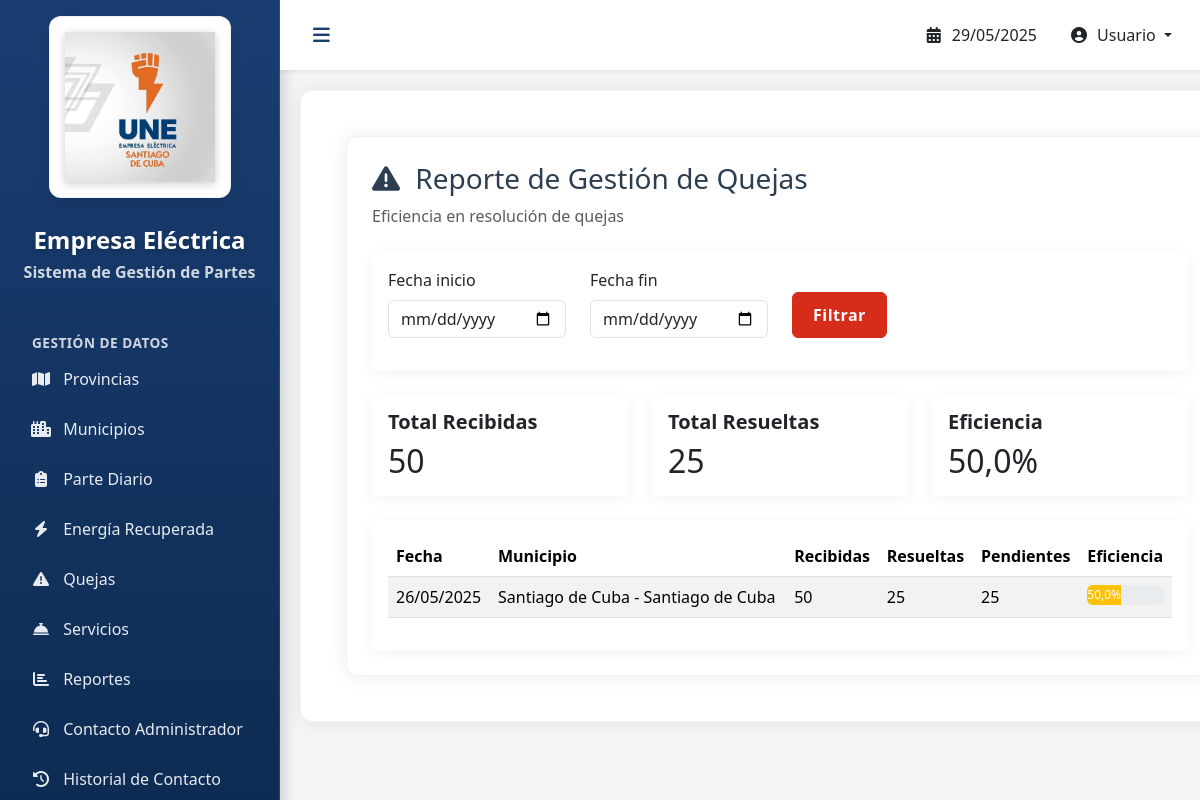
Page /reportes/quejas/ on the committed database.
### ParteDiario/models.py (models this page shows, shortened)
class Municipio(models.Model):
    provincia = models.ForeignKey(Provincia, on_delete=models.CASCADE, null=True)
    nombre = models.CharField(max_length=50, unique=True)
    def __str__(self):
        return f"{self.provincia} - {self.nombre}"

class ParteDiario(models.Model):
    fecha = models.DateField(auto_now_add=True)
    usuario = models.ForeignKey(User, on_delete=models.CASCADE)
    municipio = models.ForeignKey(Municipio, on_delete=models.CASCADE)

class Provincia(models.Model):
    nombre = models.CharField(max_length=50, unique=True, null=True)
    def __str__(self):
        return f"{self.nombre}"

### ParteDiario/views.py (the view)
# urls.py: path('reportes/quejas/', views.reporte_quejas, name='reporte-quejas'),
def reporte_quejas(request):
    fecha_inicio = request.GET.get('fecha_inicio')
    fecha_fin = request.GET.get('fecha_fin')
    partes = ParteDiario.objects.all()
    if fecha_inicio and fecha_fin:
        partes = partes.filter(fecha__range=[fecha_inicio, fecha_fin])
    datos_quejas = []
    for parte in partes:
        queja = Queja.objects.filter(parte=parte).first()
        if queja:
            porcentaje = (queja.resueltas / queja.recibidas * 100) if queja.recibidas > 0 else 0
            datos_quejas.append({
                'fecha': parte.fecha,
                'municipio': parte.municipio,
                'recibidas': queja.recibidas,
                'resueltas': queja.resueltas,
                'pendientes': queja.recibidas - queja.resueltas,
                'porcentaje': round(porcentaje, 2),
            })
    total_recibidas = sum(item['recibidas'] for item in datos_quejas)
    total_resueltas = sum(item['resueltas'] for item in datos_quejas)
    porcentaje_total = (total_resueltas / total_recibidas * 100) if total_recibidas > 0 else 0
    context = {
        'datos': datos_quejas,
        'total_recibidas': total_recibidas,
        'total_resueltas': total_resueltas,
        'porcentaje_total': round(porcentaje_total, 2),
        'fecha_inicio': fecha_inicio,
        'fecha_fin': fecha_fin,
    }
    return render(request, 'reportes/reporte_quejas.html', context)

### templates/reportes/reporte_quejas.html (shortened to what this page needs)
{% extends 'base.html' %}
{% block content %}
<div class="container-fluid">
    <div class="row mb-4">
        <div class="col-12">
            <h3 class="mb-2"><i class="fas fa-exclamation-triangle me-2"></i> Reporte de Gestión de Quejas</h3>
            <p class="text-muted mb-0">Eficiencia en resolución de quejas</p>
        </div>
    </div>
    <div class="card mb-4">
        <div class="card-body">
            <form method="get" class="row">
                <div class="col-md-3 mb-3">
                    <label class="form-label">Fecha inicio</label>
                    <input type="date" class="form-control" name="fecha_inicio" value="{{ fecha_inicio }}">
                </div>
                <div class="col-md-3 mb-3">
                    <label class="form-label">Fecha fin</label>
                    <input type="date" class="form-control" name="fecha_fin" value="{{ fecha_fin }}">
                </div>
                <div class="col-md-3 mb-3 d-flex align-items-end">
                    <button type="submit" class="btn btn-primary">Filtrar</button>
                </div>
            </form>
        </div>
    </div>
    <div class="row mb-4">
        <div class="col-md-4">
            <div class="card bg-light-primary">
                <div class="card-body">
                    <h5 class="card-title">Total Recibidas</h5>
                    <h2 class="mb-0">{{ total_recibidas }}</h2>
                </div>
            </div>
        </div>
        <div class="col-md-4">
            <div class="card bg-light-success">
                <div class="card-body">
                    <h5 class="card-title">Total Resueltas</h5>
                    <h2 class="mb-0">{{ total_resueltas }}</h2>
                </div>
            </div>
        </div>
        <div class="col-md-4">
            <div class="card bg-light-info">
                <div class="card-body">
                    <h5 class="card-title">Eficiencia</h5>
                    <h2 class="mb-0">{{ porcentaje_total }}%</h2>
                </div>
            </div>
        </div>
    </div>
    <div class="card">
        <div class="card-body">
            <div class="table-responsive">
                <table class="table table-striped table-hover">
                    <thead>
                        <tr>
                            <th>Fecha</th>
                            <th>Municipio</th>
                            <th>Recibidas</th>
                            <th>Resueltas</th>
                            <th>Pendientes</th>
                            <th>Eficiencia</th>
                        </tr>
                    </thead>
                    <tbody>
                        {% for dato in datos %}
                        <tr>
                            <td>{{ dato.fecha|date:"d/m/Y" }}</td>
                            <td>{{ dato.municipio }}</td>
                            <td>{{ dato.recibidas }}</td>
                            <td>{{ dato.resueltas }}</td>
                            <td>{{ dato.pendientes }}</td>
                            <td>
                                <div class="progress" style="height: 20px;">
                                    <div class="progress-bar {% if dato.porcentaje >= 80 %}bg-success{% elif dato.porcentaje >= 50 %}bg-warning{% else %}bg-danger{% endif %}"
                                         role="progressbar"
                                         style="width: {{ dato.porcentaje }}%"
                                         aria-valuenow="{{ dato.porcentaje }}"
                                         aria-valuemin="0"
                                         aria-valuemax="100">
                                        {{ dato.porcentaje }}%
                                    </div>
                                </div>
                            </td>
                        </tr>
                        {% empty %}
                        <tr>
                            <td colspan="6" class="text-center">No hay datos disponibles</td>
                        </tr>
                        {% endfor %}
                    </tbody>
                </table>
            </div>
        </div>
    </div>
</div>
{% endblock %}

### templates/base.html (style rules this page uses)
:root { --sidebar-width: 280px; --primary-color: #1a3e72; --secondary-color: #d62c1a; --hover-color: #b32415; --text-light: #f8f9fa; --text-dark: #2c3e50; }
body { font-family: 'Segoe UI', Tahoma, Geneva, Verdana, sans-serif; background-color: #f5f5f5; color: var(--text-dark); }
.container-fluid { background-color: white; border-radius: 12px; box-shadow: 0 0 20px rgba(0, 0, 0, 0.08); margin: 20px; padding: 25px !important; border: 1px solid rgba(0, 0, 0, 0.05); }
.btn-primary { background-color: var(--secondary-color); border-color: var(--secondary-color); font-weight: 600; letter-spacing: 0.5px; padding: 10px 20px; }
h4, h5, h6 { color: var(--primary-color); font-weight: 600; }
.card { transition: all 0.3s; border: none; box-shadow: 0 3px 15px rgba(0, 0, 0, 0.05); }

### rows in the picture
Municipio: fecha "26/05/2025", municipio "Santiago de Cuba - Santiago de Cuba", recibidas "50", resueltas "25", pendientes "25", porcentaje "50,0"

### other values in the picture
{{ total_recibidas }} "50"
{{ total_resueltas }} "25"
{{ porcentaje_total }} "50,0"
